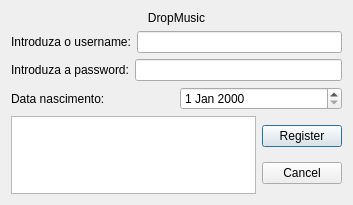
<?xml version="1.0" encoding="UTF-8"?>
<ui version="4.0">
 <class>signup</class>
 <widget class="QDialog" name="signup">
  <property name="geometry">
   <rect>
    <x>0</x>
    <y>0</y>
    <width>353</width>
    <height>205</height>
   </rect>
  </property>
  <property name="windowTitle">
   <string>Dialog</string>
  </property>
  <layout class="QGridLayout" name="gridLayout">
   <item row="1" column="0" colspan="2">
    <layout class="QVBoxLayout" name="verticalLayout">
     <item>
      <layout class="QHBoxLayout" name="horizontalLayout">
       <item>
        <widget class="QLabel" name="lb_username">
         <property name="text">
          <string>Introduza o username:</string>
         </property>
        </widget>
       </item>
       <item>
        <widget class="QLineEdit" name="username"/>
       </item>
      </layout>
     </item>
     <item>
      <layout class="QHBoxLayout" name="horizontalLayout_2">
       <item>
        <widget class="QLabel" name="lb_passwrd">
         <property name="text">
          <string>Introduza a password:</string>
         </property>
        </widget>
       </item>
       <item>
        <widget class="QLineEdit" name="password">
         <property name="echoMode">
          <enum>QLineEdit::Password</enum>
         </property>
        </widget>
       </item>
      </layout>
     </item>
     <item>
      <layout class="QHBoxLayout" name="horizontalLayout_3">
       <item>
        <widget class="QLabel" name="lb_birth">
         <property name="text">
          <string>Data nascimento:</string>
         </property>
        </widget>
       </item>
       <item>
        <widget class="QDateEdit" name="birthdate"/>
       </item>
      </layout>
     </item>
    </layout>
   </item>
   <item row="2" column="0">
    <widget class="QTextBrowser" name="lb_Debug"/>
   </item>
   <item row="2" column="1">
    <layout class="QVBoxLayout" name="verticalLayout_2">
     <item>
      <widget class="QPushButton" name="bt_register">
       <property name="text">
        <string>Register</string>
       </property>
      </widget>
     </item>
     <item>
      <widget class="QPushButton" name="bt_cancel">
       <property name="text">
        <string>Cancel</string>
       </property>
      </widget>
     </item>
    </layout>
   </item>
   <item row="0" column="0" colspan="2">
    <widget class="QLabel" name="Title">
     <property name="text">
      <string>DropMusic</string>
     </property>
     <property name="alignment">
      <set>Qt::AlignCenter</set>
     </property>
    </widget>
   </item>
  </layout>
 </widget>
 <resources/>
 <connections/>
</ui>
